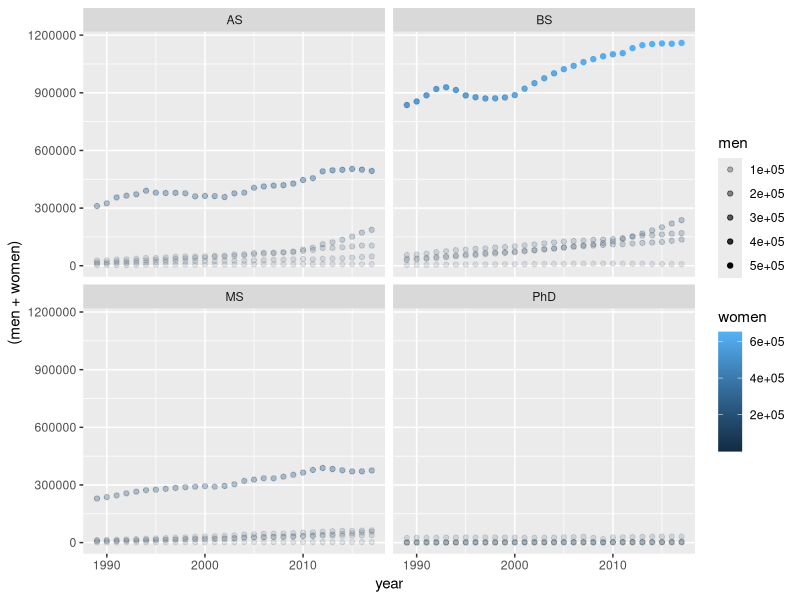
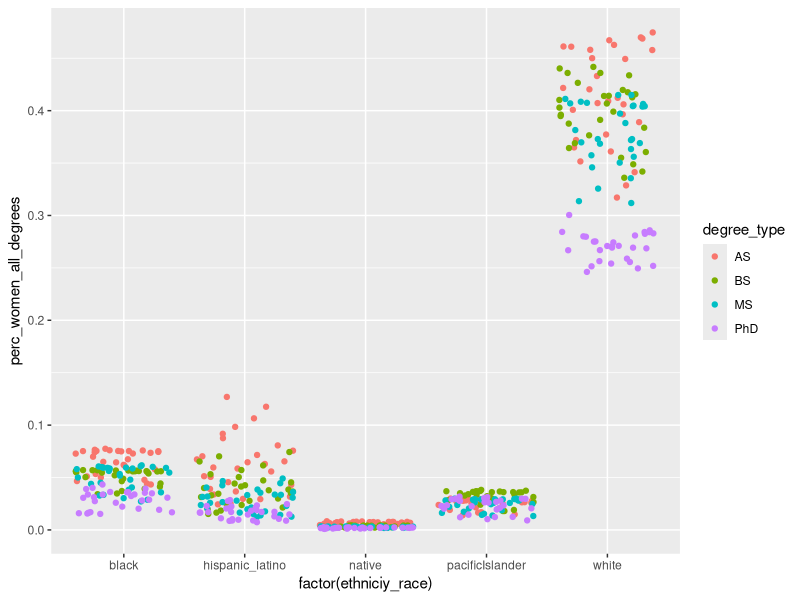
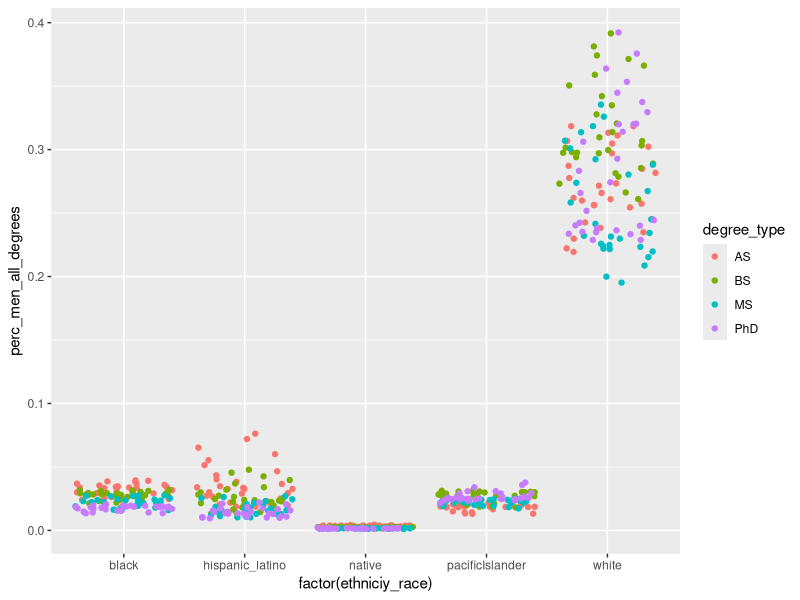
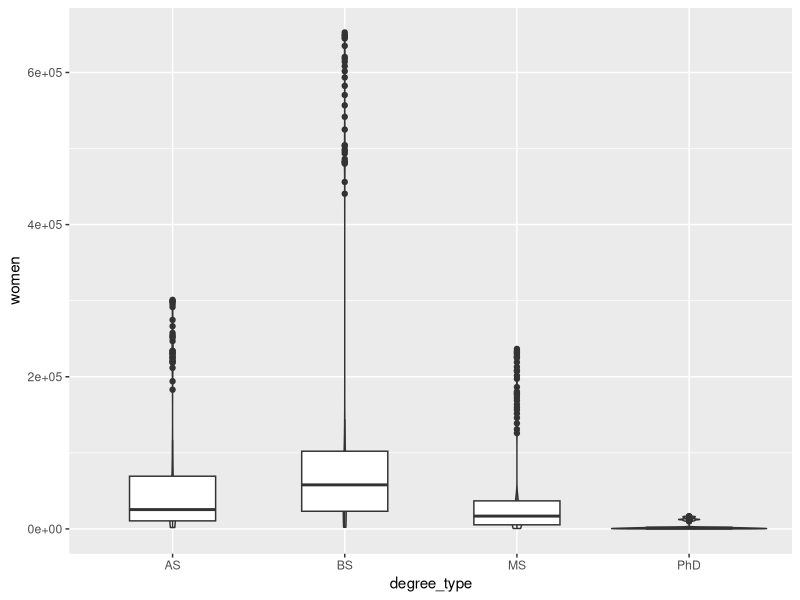

Source code (R) for these figures, in order:
## ---- chunk 1
knitr::opts_chunk$set(echo = TRUE)
library(tidyverse)
## ---- chunk 2
data <- read.csv('phase1.csv')
head(data)
## ---- chunk 3
summary(data)
## ---- chunk 4

ggplot(data) +
  geom_point(mapping = aes(x= year, y= (men + women), alpha = men, colour = women)) +
  facet_wrap(~(degree_type))
## ---- chunk 5
ggplot(data, mapping = aes(factor(ethniciy_race), perc_women_all_degrees, colour = degree_type))+
  geom_jitter()
ggplot(data, mapping = aes(factor(ethniciy_race), perc_men_all_degrees, colour = degree_type))+
  geom_jitter()
## ---- chunk 6
ggplot(data)+
  geom_violin(mapping = aes(x = degree_type, y = women))+
  geom_boxplot(mapping = aes(x = degree_type, y = women), width = .5)
